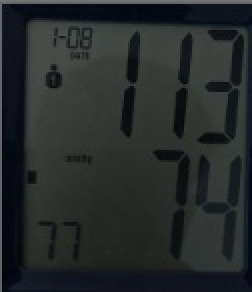
#> input picture Processing_Images/dulled_screen2.jpg, 126 x 146 px, found by its file name (shown 2 times larger)
$ python TxtFileToResult.py
#> lines starting #> are read from the running program, lines starting #| are printed output that depends on the picture; after the words box and inside, x2 and y2 are one past the last pixel; in counts of white or black regions, pixels touching at a corner belong together
import cv2

# Load the image
 # Replace with your image path


# Read the file with the bounding box information
image_path = 'dulled_screen2.jpg'# Replace with the path to your output file
image = cv2.imread(image_path)
#> image is the input picture: shape (146, 126, 3); mean B, G, R 42.9, 42.7, 38
file_path = "output_dulled.txt"
with open(file_path, 'r') as file:
#> (reads output_dulled.txt from the repository)
    lines = file.readlines()

# Iterate through each line and draw boxes on the image
for line in lines:
    # Parse the values from the line
    x1, y1, x2, y2, score, class_id = map(float, line.split())

    # Convert float coordinates to integers
    x1, y1, x2, y2 = int(x1), int(y1), int(x2), int(y2)

    # Draw the bounding box on the image
    color = (0, 255, 0)  # Green color
    thickness = 2
    cv2.rectangle(image, (x1, y1), (x2, y2), color, thickness)

    # Label the class on the image
    label = f"Class: {int(class_id)} Score: {score:.2f}"
    cv2.putText(image, label, (x1, y1 - 10), cv2.FONT_HERSHEY_SIMPLEX, 0.5, color, thickness)
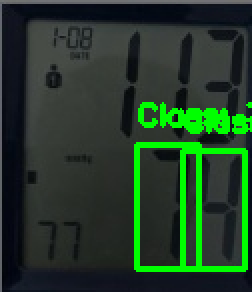
#> image: shape (146, 126, 3) (shown 2 times larger); 8.45% of pixels changed, all inside (x1, y1, x2, y2) = (67, 51, 126, 136)

# Save the image with bounding boxes and labels
output_image_path = "output_image.jpg"  # Replace with your preferred output image path
cv2.imwrite(output_image_path, image)
